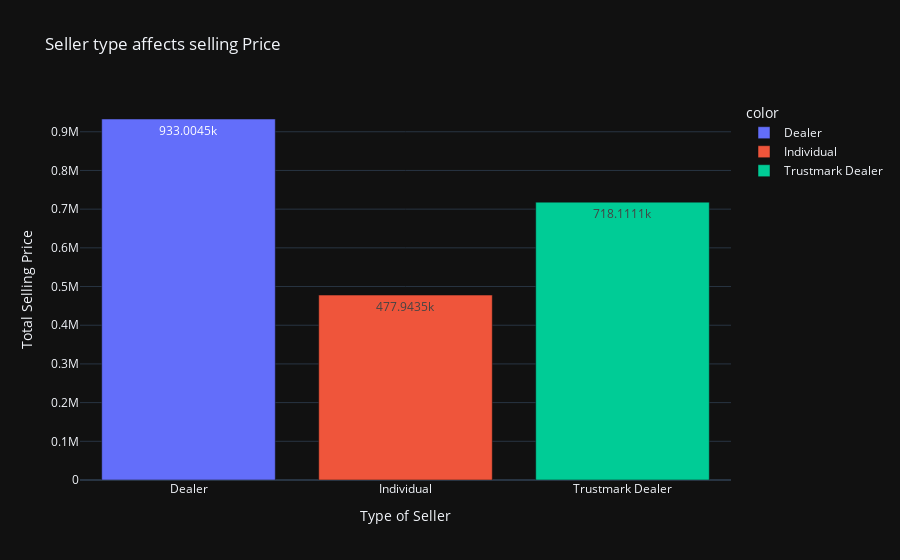

Notebook code cell kept with this figure:
### Markdown cell above
- Individual sellers are most popular than other sellers

### Code cell
Selling_price_seller_types = df.groupby('seller_type')['selling_price'].mean()
px.bar(x = Selling_price_seller_types.index,
       y = Selling_price_seller_types.values,
       template = 'plotly_dark',
       color = Selling_price_seller_types.index,
       text_auto = True,
       title = 'Seller type affects selling Price',
       labels = {'y':'Total Selling Price','x':'Type of Seller'}
       )

### Figure 1 — Plotly figure (JSON) as saved in the notebook; plotly's stock layout.template omitted (floating-point values rounded to 4 significant figures)
{"data": [{"alignmentgroup": "True", "hovertemplate": "color=Dealer<br>Type of Seller=%{x}<br>Total Selling Price=%{y}<extra></extra>", "legendgroup": "Dealer", "marker": {"color": "#636efa", "pattern": {"shape": ""}}, "name": "Dealer", "offsetgroup": "Dealer", "orientation": "v", "showlegend": true, "textposition": "auto", "texttemplate": "%{y}", "type": "bar", "x": ["Dealer"], "xaxis": "x", "y": [933000.0], "yaxis": "y"}, {"alignmentgroup": "True", "hovertemplate": "color=Individual<br>Type of Seller=%{x}<br>Total Selling Price=%{y}<extra></extra>", "legendgroup": "Individual", "marker": {"color": "#EF553B", "pattern": {"shape": ""}}, "name": "Individual", "offsetgroup": "Individual", "orientation": "v", "showlegend": true, "textposition": "auto", "texttemplate": "%{y}", "type": "bar", "x": ["Individual"], "xaxis": "x", "y": [477900.0], "yaxis": "y"}, {"alignmentgroup": "True", "hovertemplate": "color=Trustmark Dealer<br>Type of Seller=%{x}<br>Total Selling Price=%{y}<extra></extra>", "legendgroup": "Trustmark Dealer", "marker": {"color": "#00cc96", "pattern": {"shape": ""}}, "name": "Trustmark Dealer", "offsetgroup": "Trustmark Dealer", "orientation": "v", "showlegend": true, "textposition": "auto", "texttemplate": "%{y}", "type": "bar", "x": ["Trustmark Dealer"], "xaxis": "x", "y": [718100.0], "yaxis": "y"}], "layout": {"barmode": "relative", "legend": {"title": {"text": "color"}, "tracegroupgap": 0}, "title": {"text": "Seller type affects selling Price"}, "xaxis": {"anchor": "y", "domain": [0, 1], "title": {"text": "Type of Seller"}}, "yaxis": {"anchor": "x", "domain": [0, 1], "title": {"text": "Total Selling Price"}}}}
